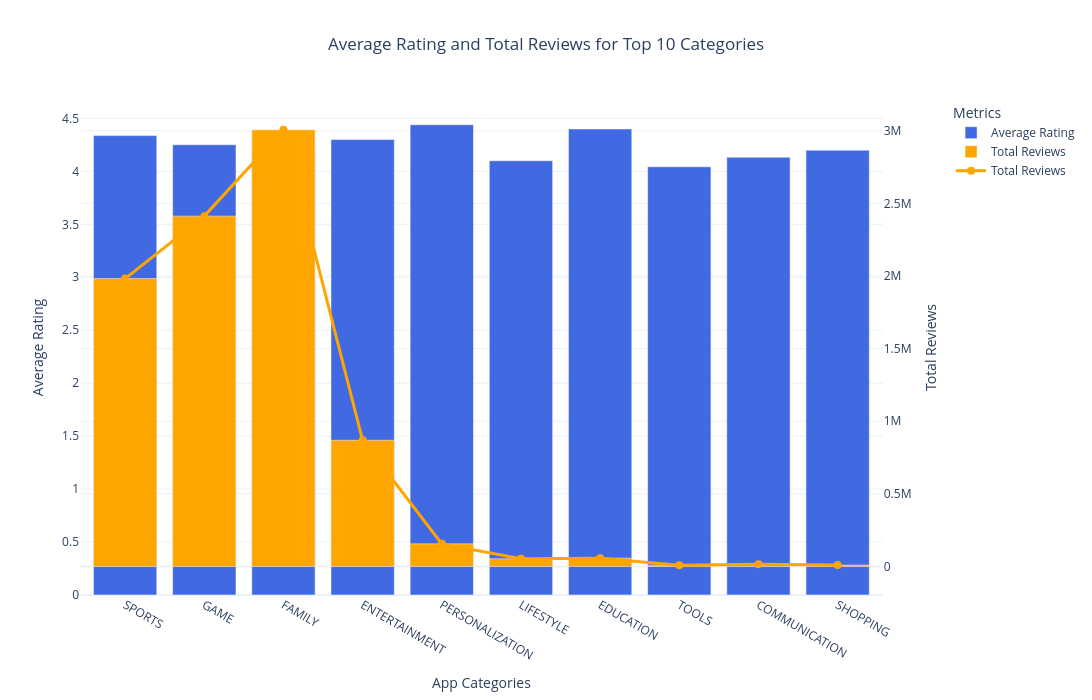

This figure's notebook cell:
### Code cell
fig.add_trace(
    go.Scatter(
        x=category_summary["Category"],
        y=category_summary["Total_Reviews"],
        name="Total Reviews",
        mode="lines+markers",
        line=dict(color="orange", width=3),
        marker=dict(size=8)
    ),
    secondary_y=True
)

### Figure 1 — Plotly figure (JSON) as saved in the notebook; plotly's stock layout.template omitted (floating-point values rounded to 4 significant figures)
{"data": [{"hovertemplate": "<b>%{x}</b><br>Value: %{y:,}<extra></extra>", "marker": {"color": "royalblue"}, "name": "Average Rating", "type": "bar", "x": ["SPORTS", "GAME", "FAMILY", "ENTERTAINMENT", "PERSONALIZATION", "LIFESTYLE", "EDUCATION", "TOOLS", "COMMUNICATION", "SHOPPING"], "xaxis": "x", "y": [4.338, 4.252, 4.198, 4.3, 4.44, 4.1, 4.4, 4.043, 4.133, 4.2], "yaxis": "y"}, {"hovertemplate": "<b>%{x}</b><br>Value: %{y:,}<extra></extra>", "marker": {"color": "orange"}, "name": "Total Reviews", "type": "bar", "x": ["SPORTS", "GAME", "FAMILY", "ENTERTAINMENT", "PERSONALIZATION", "LIFESTYLE", "EDUCATION", "TOOLS", "COMMUNICATION", "SHOPPING"], "xaxis": "x", "y": [1982017, 2412245, 3006890, 869111, 156004, 53376, 57645, 8731, 15398, 9975], "yaxis": "y2"}, {"line": {"color": "orange", "width": 3}, "marker": {"size": 8}, "mode": "lines+markers", "name": "Total Reviews", "type": "scatter", "x": ["SPORTS", "GAME", "FAMILY", "ENTERTAINMENT", "PERSONALIZATION", "LIFESTYLE", "EDUCATION", "TOOLS", "COMMUNICATION", "SHOPPING"], "xaxis": "x", "y": [1982017, 2412245, 3006890, 869111, 156004, 53376, 57645, 8731, 15398, 9975], "yaxis": "y2"}], "layout": {"barmode": "group", "height": 700, "legend": {"title": {"text": "Metrics"}}, "title": {"text": "Average Rating and Total Reviews for Top 10 Categories", "x": 0.5}, "width": 1200, "xaxis": {"anchor": "y", "domain": [0, 0.94], "title": {"text": "App Categories"}}, "yaxis": {"anchor": "x", "domain": [0, 1], "title": {"text": "Average Rating"}}, "yaxis2": {"anchor": "x", "overlaying": "y", "side": "right", "title": {"text": "Total Reviews"}}}}
